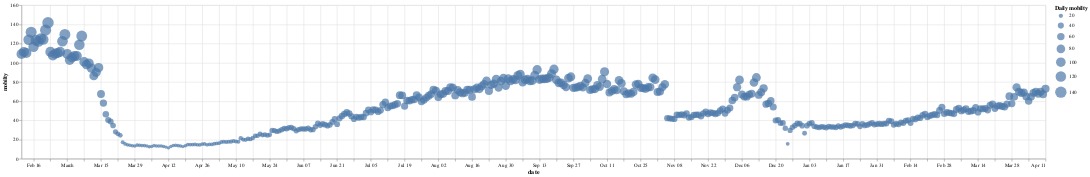

The code cell stored with this chart in its notebook:
### Code cell
alt.Chart(df).mark_circle().encode(
    x='date:T',
    y='mobilty',
    size=alt.Size('mobilty',
        scale=alt.Scale(range=[0,500]),
        legend=alt.Legend(title='Daily mobilty')
    )
).properties(
    width=3000,
    height=300
)

### Figure 1 — Vega-Lite specification as saved in the notebook (floating-point values rounded to 4 significant figures; data arrays with more than 128 entries replaced by an {"elided": "..."} marker saying what was removed)
{"config": {"view": {"continuousWidth": 400, "continuousHeight": 300}}, "data": {"name": "data-49cd4247bbb38dfc30fd3e023056ec45"}, "mark": "circle", "encoding": {"size": {"type": "quantitative", "field": "mobilty", "legend": {"title": "Daily mobilty"}, "scale": {"range": [0, 500]}}, "x": {"type": "temporal", "field": "date"}, "y": {"type": "quantitative", "field": "mobilty"}}, "height": 300, "width": 3000, "$schema": "https://vega.github.io/schema/vega-lite/v4.8.1.json", "datasets": {"data-49cd4247bbb38dfc30fd3e023056ec45": {"elided": "426 records"}}}
